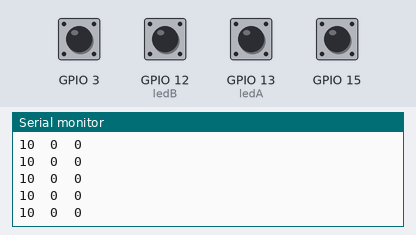
The sketch below on a simulated ESP8266 (NodeMCU). Shown: the last lines printed to the serial monitor. The test bench sets the inputs (shaded band); at power-on: GPIO 3, GPIO 12 (ledB), GPIO 13 (ledA), GPIO 15 HIGH. WiFi joins after 1.5 s; servers stay silent unless stated.

Above: at 2.7 s.
2.8 s: GPIO 3 pulled LOW for 0.15 s
At 3.17 s:
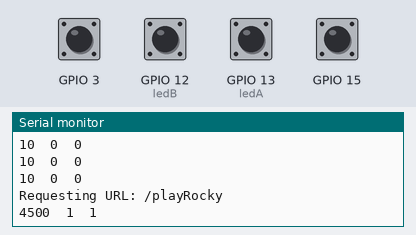
4.5 s: GPIO 12 (ledB) pulled LOW for 0.15 s
At 4.83 s:
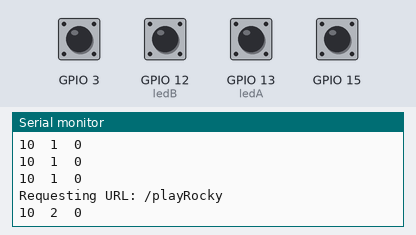
6.1 s: GPIO 13 (ledA) pulled LOW for 0.15 s
At 6.49 s:
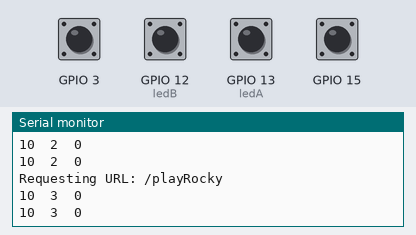
7.7 s: GPIO 15 pulled LOW for 0.15 s
At 8.03 s:
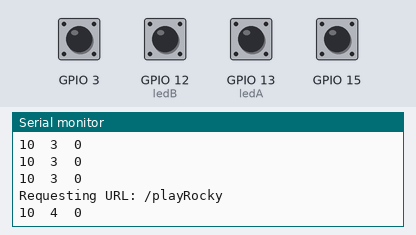
9.3 s: GPIO 3 pulled LOW for 1 s
At 9.69 s:
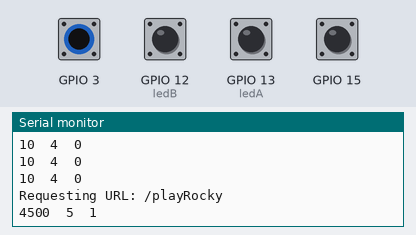
11.8 s: GPIO 12 (ledB) pulled LOW for 1 s
At 12.14 s:
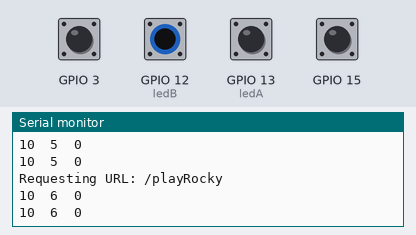
Timing chart, 0 to 14.8 s (numbered marks = the images above; inputs shaded):
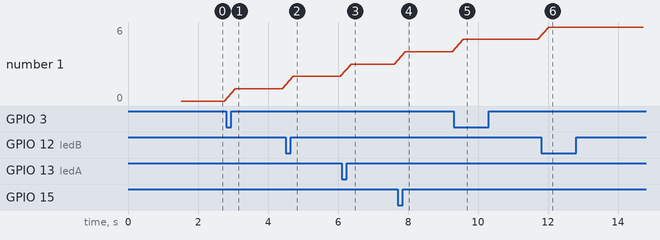

The sketch:

CapacitiveSensorBeatSteps_v1.ino
```cpp
#include <CapacitiveSensor.h>
#include <ESP8266WiFi.h>

WiFiClient client;

/*
   CapitiveSense Library Demo Sketch
   Paul Badger 2008
   Uses a high value resistor e.g. 10M between send pin and receive pin
   Resistor effects sensitivity, experiment with values, 50K - 50M. Larger resistor values yield larger sensor values.
   Receive pin is the sensor pin - try different amounts of foil/metal on this pin
*/

// Wifi credentials
const char* ssid     = "Klaudias iPhone";
const char* password = "19971997";
// Server
const char* host = "172.20.10.11";
const int httpPort = 3000;


CapacitiveSensor   cs_unten_rechts = CapacitiveSensor(1, 3);       // 10M resistor between pins 4 & 2, pin 2 is sensor pin, add a wire and or foil if desired
CapacitiveSensor   cs_unten_links = CapacitiveSensor(1, 15);
CapacitiveSensor   cs_oben_rechts = CapacitiveSensor(1, 13);
CapacitiveSensor   cs_oben_links = CapacitiveSensor(1, 12);
int count = 0;
int ledA = 13;
int ledB = 12;
int ledC = 11;
int ledD = 10;
int ledE = 9;
boolean pressed_unten_rechts = false;
boolean pressed_unten_links = false;
boolean pressed_oben_rechts = false;
boolean pressed_oben_links = false;

void setup()
{
  Serial.begin(9600);
  // Start connecting to a WiFi network
  Serial.println();
  Serial.println();
  Serial.print("Connecting to ");
  Serial.println(ssid);

  WiFi.begin(ssid, password); //works!

  while (WiFi.status() != WL_CONNECTED) {
    delay(500);
    Serial.print(".");
  }

  Serial.println("");
  Serial.println("WiFi connected");
  Serial.println("IP address: ");
  Serial.println(WiFi.localIP());
  cs_unten_rechts.set_CS_AutocaL_Millis(0xFFFFFFFF);     // turn off autocalibrate on channel 1 - just as an example
  cs_unten_links.set_CS_AutocaL_Millis(0xFFFFFFFF);
  cs_oben_rechts.set_CS_AutocaL_Millis(0xFFFFFFFF);
  cs_oben_links.set_CS_AutocaL_Millis(0xFFFFFFFF);

  //pinMode(ledA, OUTPUT);
  //pinMode(ledB, OUTPUT);
  //pinMode(ledC, OUTPUT);
  //pinMode(ledD, OUTPUT);
  //pinMode(ledE, OUTPUT);
}

void loop()
{
  long start = millis();
  long total_unten_rechts = cs_unten_rechts.capacitiveSensor(30);
  long total_unten_links = cs_unten_links.capacitiveSensor(30);
  long total_oben_rechts = cs_oben_rechts.capacitiveSensor(30);
  long total_oben_links = cs_oben_links.capacitiveSensor(30);
  if (capacitorPressed (total_unten_rechts, &pressed_unten_rechts)
      || capacitorPressed (total_unten_links, &pressed_unten_links)
      || capacitorPressed (total_oben_rechts, &pressed_oben_rechts)
      || capacitorPressed (total_oben_links, &pressed_oben_links))
  {
    count++;
    sendRequest(false);
  }

  if (count > 5)
  {
    digitalWrite(ledA, HIGH);
  }
  else
  {
    digitalWrite(ledA, LOW);
  }

  if (count > 7)
  {
    digitalWrite(ledB, HIGH);
  }
  else
  {
    digitalWrite(ledB, LOW);
  }

  if (count > 9)
  {
    digitalWrite(ledC, HIGH);
  }
  else
  {
    digitalWrite(ledC, LOW);
  }

  if (count > 11)
  {
    digitalWrite(ledD, HIGH);
  }
  else
  {
    digitalWrite(ledD, LOW);
  }

  if (count > 13)
  {
    digitalWrite(ledE, HIGH);
  }
  else
  {
    digitalWrite(ledE, LOW);
  }


  Serial.print(total_unten_rechts);
  Serial.print("\t");
  Serial.print(count);
  Serial.print("\t");
  Serial.println(pressed_unten_rechts);

  delay(100);                             // arbitrary delay to limit data to serial port
}

boolean capacitorPressed (long total, boolean *cs_pressed)
{
  if (total > 50)
  {
    if (*cs_pressed == false)
    {
      *cs_pressed = true;
      return true;
    }
  }
  else
  {
    *cs_pressed = false;
  }
  return false;
}

void sendRequest (bool stopSong)
{
  // Use WiFiClient class to connection
  if (!client.connect(host, httpPort)) {
    Serial.println("connection failed");
    return;
  }
  String url;

  if (stopSong)
  {
    url = "/stopRocky";
  }
  else {
    url = "/playRocky";

  }

  Serial.print("Requesting URL: ");
  Serial.println(url);
  // Send the request to the server
  client.print(String("GET ") + url + " HTTP/1.1\r\n" +
               "Host: " + host + "\r\n" +
               "Connection: close\r\n\r\n");
}
```

Measured:
- after the input at 2.8 s, the serial monitor: prints a new line after 0.26 s (image 1)
- after the input at 4.5 s, the serial monitor: prints a new line after 0.22 s (image 2)
- after the input at 6.1 s, the serial monitor: prints a new line after 0.28 s (image 3)
- after the input at 7.7 s, the serial monitor: prints a new line after 0.22 s (image 4)
- after the input at 9.3 s, the serial monitor: prints a new line after 0.28 s (image 5)
- after the input at 11.8 s, the serial monitor: prints a new line after 0.22 s (image 6)
- plotted number 1: 0 → 1 after the input at 2.8 s, 1 → 2 after the input at 4.5 s, 2 → 3 after the input at 6.1 s, 3 → 4 after the input at 7.7 s, 4 → 5 after the input at 9.3 s
